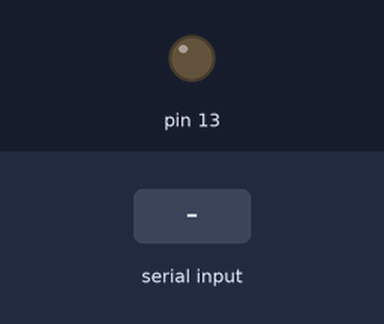
The sketch below on a simulated Arduino Uno, built with avr-gcc and run on an emulated ATmega328P. Shown: output pins drawn as LEDs (lit = HIGH). Inputs (shaded band) come from the test bench.

Above: at 1.2 s.
1.3 s: "1" received over Serial
At 2.3 s:
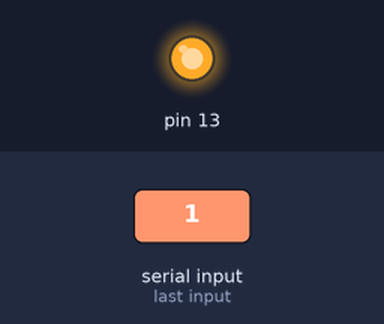
2.8 s: "0" received over Serial
At 3.4 s:
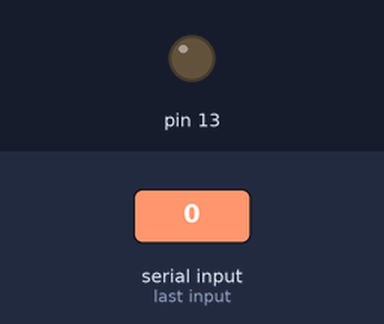
Timing chart, 0 to 5.8 s (numbered marks = the images above; inputs shaded):
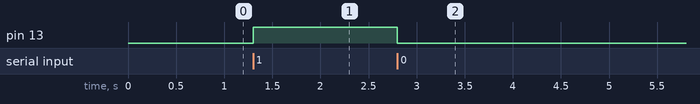

Measured:
- after the input at 1.3 s, pin 13: LOW → HIGH at once
- after the input at 2.8 s, pin 13: HIGH → LOW at once

The sketch:

arduino_sample.ino
```cpp
byte c = 0;

void setup(){
  Serial.begin(9600);
  pinMode(13,OUTPUT);
}

void loop(){
  while (Serial.available()){
    c = (int)Serial.read();
    //Serial.flush();
    switch(c){
      case 48://0
        digitalWrite(13,LOW);
        break;
      case 49://1
        digitalWrite(13,HIGH);
        break;
    }
  }
}
```
